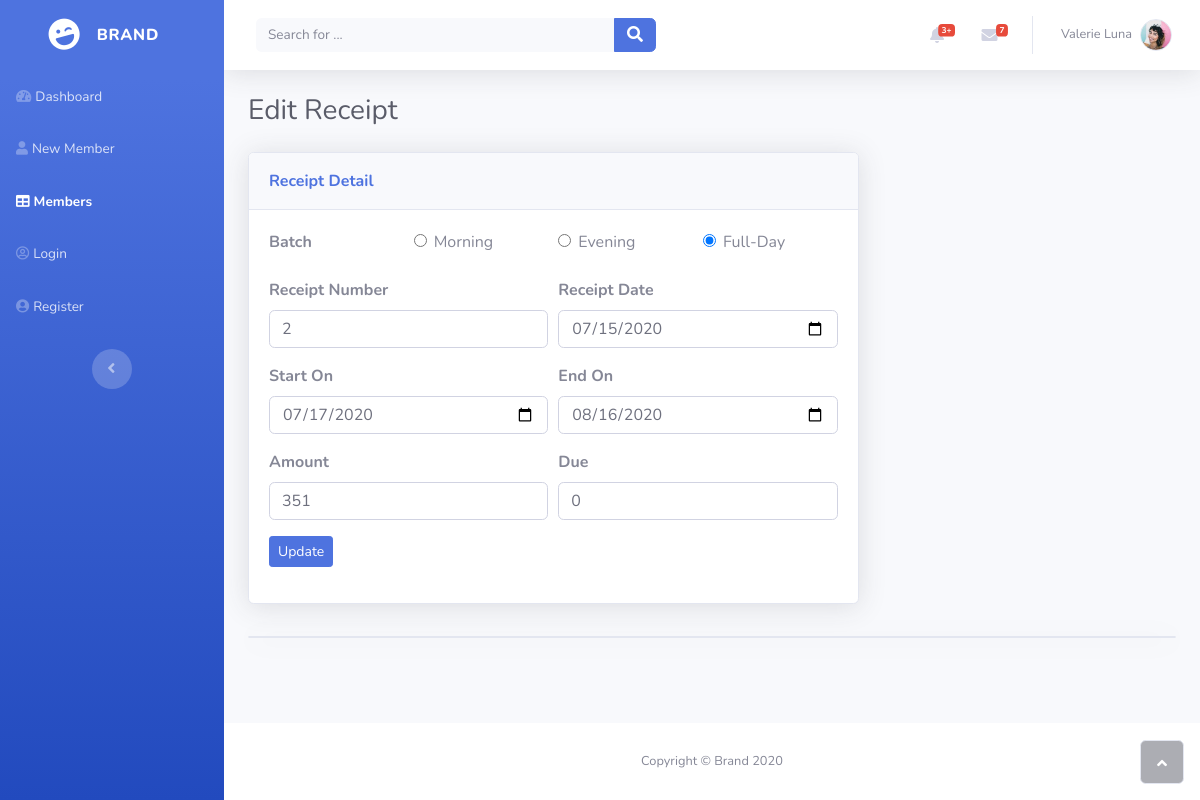
Page /members/member/receipt/8 on the committed database.
### new_profile/models.py (models this page shows, shortened)
class Bill_Data(models.Model):
	reg_id = models.ForeignKey(User_Data, on_delete = models.CASCADE)
	batch = models.CharField(max_length=264)
	amount = models.IntegerField()
	rec_no = models.IntegerField()
	rec_date = models.DateField()
	start_on = models.DateField()
	end_on = models.DateField()
	days = models.IntegerField()

### new_profile/views.py (the view, shortened to what this page needs)
# urls.py: path('members/member/receipt/<int:pk>',views.update_receipt,name="receipt"),
def update_receipt(request,pk):
	bill = get_object_or_404(models.Bill_Data,pk=pk)
	user = bill.reg_id
	due = user.due
	return render(request, 'update_receipt.html',{'bill':bill,'due':due})

### templates/update_receipt.html (shortened to what this page needs)
<!DOCTYPE html>
{% extends "common.html" %}
        {% block nav %}
        <li class="nav-item" role="presentation"><a class="nav-link" href="{% url "dashbord"%}"><i class="fas fa-tachometer-alt"></i><span>Dashboard</span></a></li>
        <li class="nav-item" role="presentation"><a class="nav-link " href="{% url "new_profile"%}"><i class="fas fa-user"></i><span>New Member</span></a></li>
        <li class="nav-item" role="presentation"><a class="nav-link active" href="{% url "members"%}"><i class="fas fa-table"></i><span>Members</span></a></li>
        <li class="nav-item" role="presentation"><a class="nav-link" href="{% url "login"%}"><i class="far fa-user-circle"></i><span>Login</span></a></li>
        <li class="nav-item" role="presentation"><a class="nav-link" href="{% url "register"%}"><i class="fas fa-user-circle"></i><span>Register</span></a></li>
        {% endblock %}
        {% block body_block%}
           <div class="container-fluid">
                <h3 class="text-dark mb-4">Edit Receipt</h3>
                <div class="row mb-3">
                    <div class="col-lg-8">
                        <div class="card shadow mb-3">
                            <div class="card-header py-3">
                                <p class="text-primary m-0 font-weight-bold">Receipt Detail</p>
                            </div>
                            <div class="card-body">
                                <form method="post">
                                    <div class="form-row">
                                        <div class="col batch_col">
                                            <div class="form-group"><label for="last_name"><strong>Batch</strong><br/></label></div>
                                        </div>
                                        <div class="col batch_col">
                                            <div class="form-check"><input type="radio" class="form-check-input" id="formCheck-1" name="bill_batch" value="0" {% ifequal bill.batch '0' %}checked{% endifequal %}/><label class="form-check-label" for="formCheck-1">Morning</label></div>
                                        </div>
                                        <div class="col batch_col">
                                            <div class="form-check"><input type="radio" class="form-check-input" id="formCheck-2" name="bill_batch" value="1" {% ifequal bill.batch '1' %}checked{% endifequal %}/><label class="form-check-label" for="formCheck-2">Evening</label></div>
                                        </div>
                                        <div class="col batch_col">
                                            <div class="form-check"><input type="radio" class="form-check-input" id="formCheck-3" name="bill_batch" value="2" {% ifequal bill.batch '2' %}checked{% endifequal %}/><label class="form-check-label" for="formCheck-3">Full-Day</label></div>
                                        </div>
                                    </div>
                                    <div class="form-row">
                                        <div class="col">
                                            <div class="form-group"><label for="rec_no"><strong>Receipt Number</strong></label><input type="text" class="form-control" name="rec_no" value="{{bill.rec_no}}"/></div>
                                        </div>
                                        <div class="col">
                                            <div class="form-group"><label for="rec_date"><strong>Receipt Date</strong></label><input class="form-control" type="date" name="rec_date" value="{{bill.rec_date|date:'Y-m-d'}}" /></div>
                                        </div>
                                    </div>
                                    <div class="form-row">
                                        <div class="col">
                                            <div class="form-group"><label for="start_on"><strong>Start On</strong><br /></label><input class="form-control" type="date" name="start_on" value="{{bill.start_on|date:'Y-m-d'}}" /></div>
                                        </div>
                                        <div class="col">
                                            <div class="form-group"><label for="end_on"><strong>End On</strong><br /></label><input class="form-control" type="date" name="end_on" value="{{bill.end_on|date:'Y-m-d'}}" /></div>
                                        </div>
                                    </div>
                                    <div class="form-row">
                                        <div class="col">
                                            <div class="form-group"><label for="amount"><strong>Amount</strong><br /></label><input type="text" class="form-control" name="amount" value="{{bill.amount}}" /></div>
                                        </div>
                                        <div class="col">
                                            <div class="form-group"><label for="due"><strong>Due</strong><br /></label><input type="text" class="form-control" name="due" value="{{due}}" /></div>
                                        </div>
                                    </div>
                                    <div class="form-row">
                                        <div class="col">
                                            <div class="form-group"><button class="btn btn-primary btn-sm" type="submit">Update</button></div>
                                        </div>
                                    </div>
                                </form>
                            </div>
                        </div>
                    </div>
                </div>
                <div class="card shadow mb-5"></div>
            </div>
        {% endblock %}

### static/css/all_style.css (style rules this page uses)
.batch_col { flex-basis: 0; flex-grow: 1; max-width: 25%; }

### rows in the picture
Bill_Data: rec_no "2", rec_date "07/15/2020", start_on "07/17/2020", end_on "08/16/2020", amount "351"
